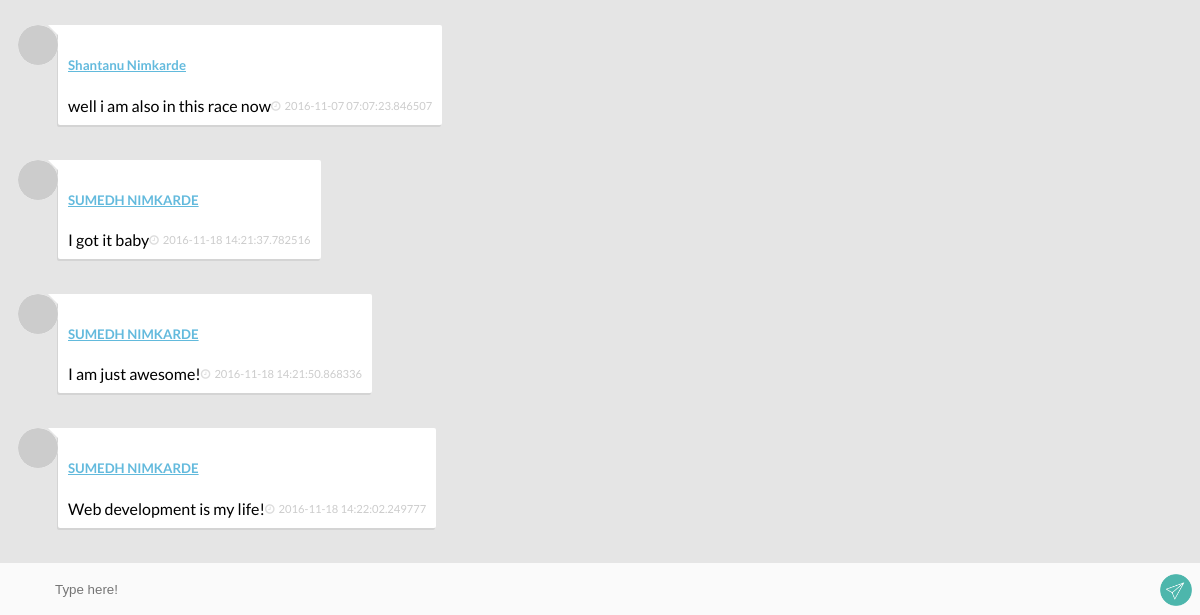
Page /welcome/chat?chat_id=1 (signed in, lower part) on the earlier database version.
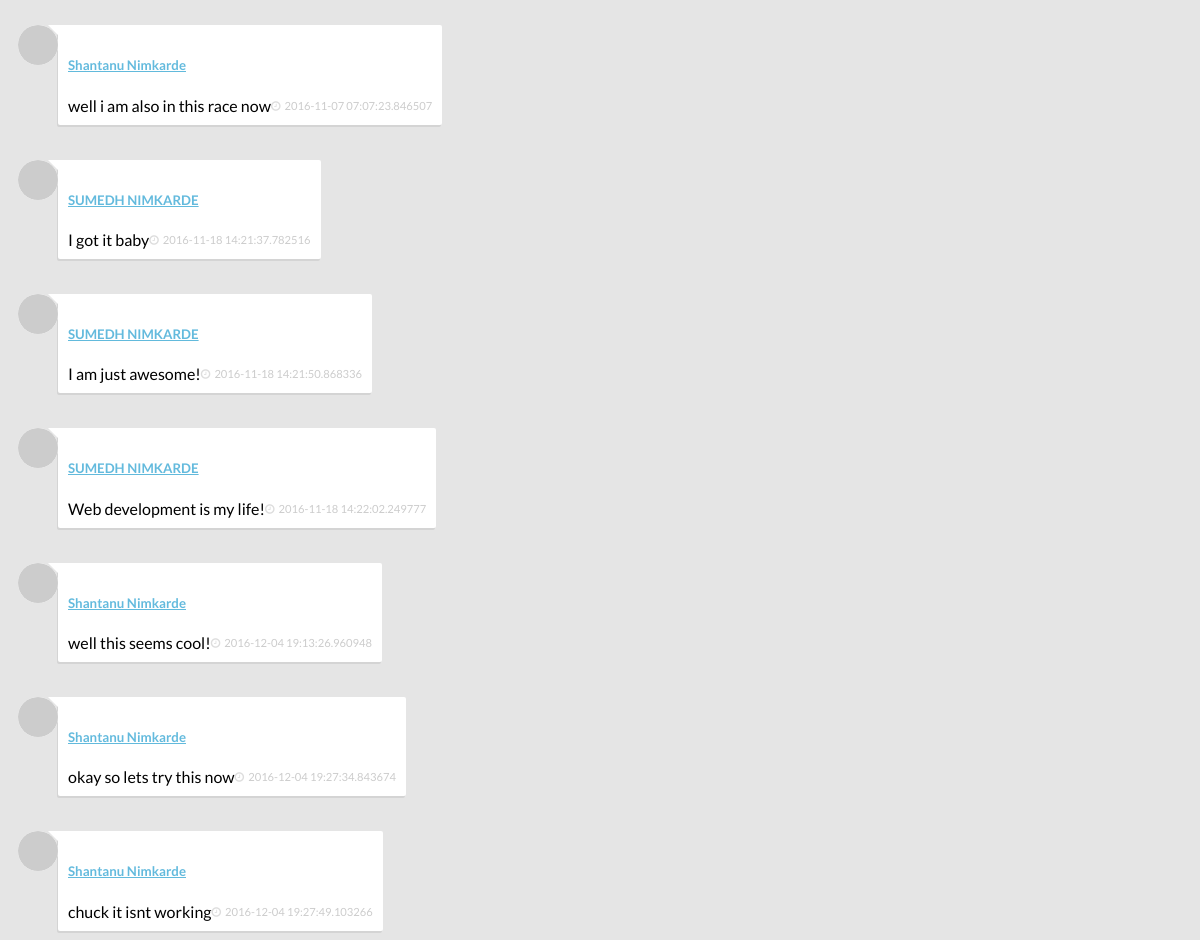
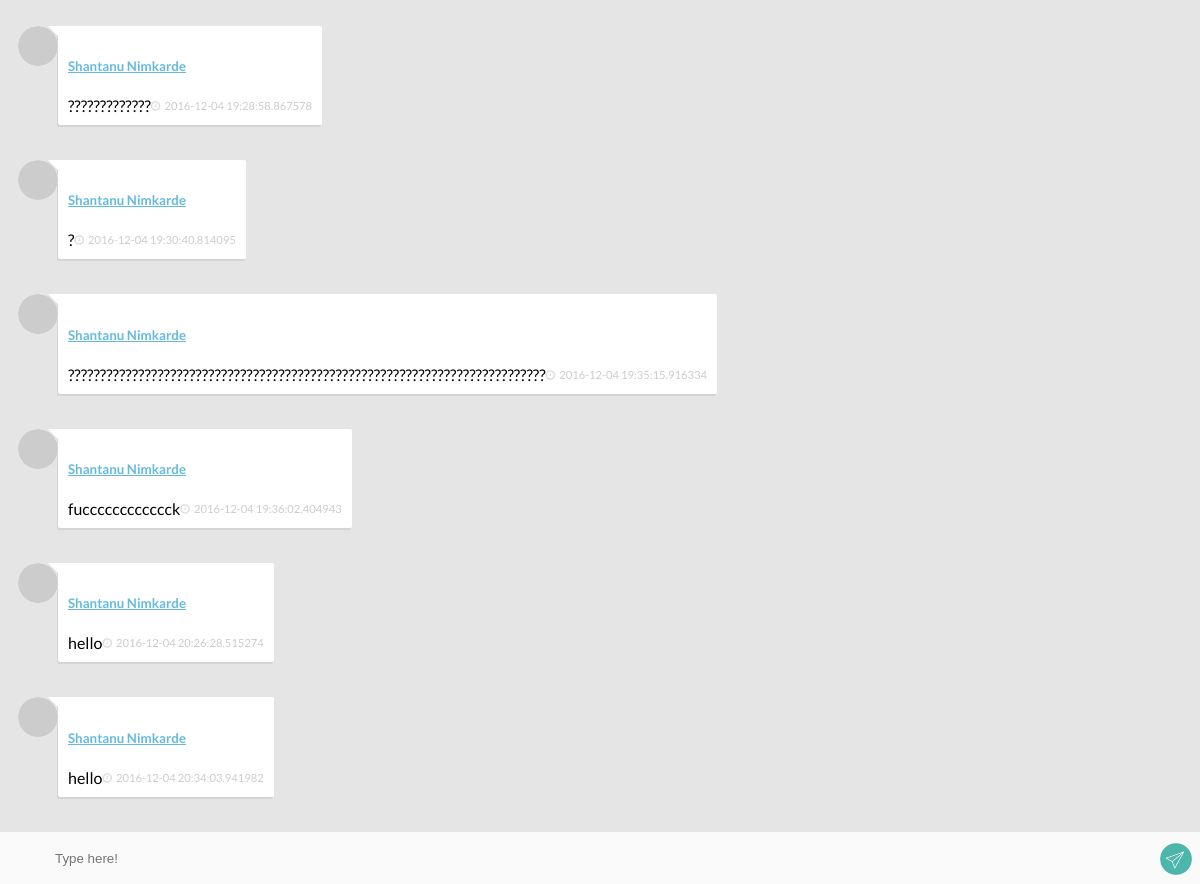
Same page on the later database version (2 pictures, top to bottom).
### app/models.py (models this page shows)
class Chats(db.Model):
	__tablename__ = "chats"
	id = db.Column(db.Integer, primary_key = True)
	messages = db.Column(db.String)
	time = db.Column(db.String(100))
	chat_id = db.Column(db.Integer, db.ForeignKey('questions.id'))
	sender_name = db.Column(db.String, nullable = True)
	messenger_id = db.Column(db.Integer, db.ForeignKey('users.id'))

### app/main/views.py (the view)
@welcome.route('/chat', methods = ['GET','POST'])
@login_required
def chatroom():
	global chat_id
	chat_id = request.args.get('chat_id')
	fetchedChat = Chats.query.filter_by(chat_id = chat_id).all()
	return render_template('chattest.html', user = current_user, current_time = datetime.utcnow(), chat_id = chat_id, fetchedChat = fetchedChat)

### app/models.py (called while the page is built)
@login_manager.user_loader
def load_user(user_id):
	return User.query.get(int(user_id))

	def gravatar(self, size=100, default='identicon', rating='g'):
		if request.is_secure:
			url = 'https://secure.gravatar.com/avatar'
		else:
			url = 'http://www.gravatar.com/avatar'
		hash = hashlib.md5(self.email.encode('utf-8')).hexdigest()
		return '{url}/{hash}?s={size}&d={default}&r={rating}'.format(
			url=url, hash=hash, size=size, default=default, rating=rating)

### app/main/templates/chattest.html (shortened to what this page needs)
<!DOCTYPE html>
<html>
<head>
  <link rel="stylesheet" type="text/css" href="{{url_for('static', filename = "assets/css/chattest.css")}}">
</head>
<body>
    <ol class="chat">
        {% for message in fetchedChat %}
        <li class = "other">
          <div class="avatar"><img src="{{ message.messenger.gravatar() }}" draggable="false"/></div>
          <div class="msg">
            <h5><a href = "{{url_for('main.user_profile', user_id = message.messenger_id)}}">{{ message.sender_name }}</a></h5>
            {{ message.messages }}
            <time>{{ message.time }}</time>
          </div>
        </li>
        <br>
        {% endfor %}
    </ol>
        <input class="textarea" type="text" placeholder="Type here!" id = "usermsg"/><div class="emojis"></div>
        <div id = "sendbtn"></div>
  </body>
</html>

Differences in the rows shown:
added Chats: sender_name "Shantanu Nimkarde", messages "well this seems cool!", time "2016-12-04 19:13:26.960948"
added Chats: sender_name "Shantanu Nimkarde", messages "okay so lets try this now", time "2016-12-04 19:27:34.843674"
added Chats: sender_name "Shantanu Nimkarde", messages "chuck it isnt working", time "2016-12-04 19:27:49.103266"
added Chats: sender_name "Shantanu Nimkarde", messages "?????????????", time "2016-12-04 19:28:58.867578"
added Chats: sender_name "Shantanu Nimkarde", messages "?", time "2016-12-04 19:30:40.814095"
added Chats: sender_name "Shantanu Nimkarde", messages "???????????????????????????????????????????????????????????????????????????", time "2016-12-04 19:35:15.916334"
added Chats: sender_name "Shantanu Nimkarde", messages "fucccccccccccck", time "2016-12-04 19:36:02.404943"
added Chats: sender_name "Shantanu Nimkarde", messages "hello", time "2016-12-04 20:26:28.515274"
added Chats: sender_name "Shantanu Nimkarde", messages "hello", time "2016-12-04 20:34:03.941982"
